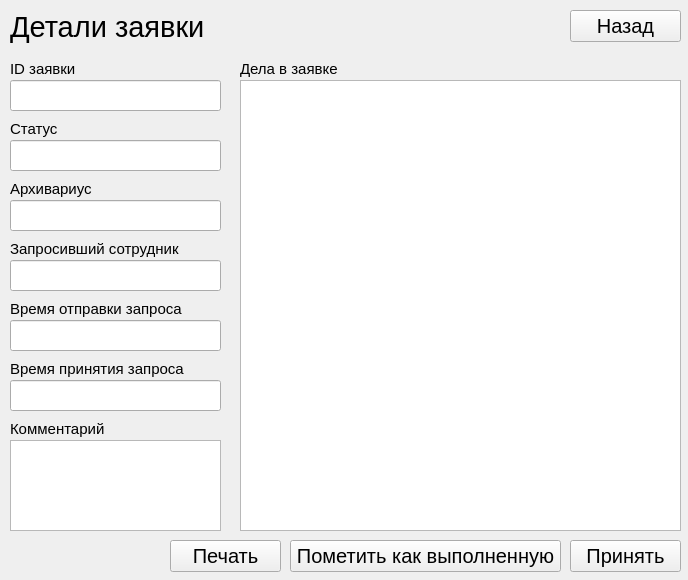
<?xml version="1.0" encoding="UTF-8"?>
<ui version="4.0">
 <class>Form</class>
 <widget class="QWidget" name="Form">
  <property name="geometry">
   <rect>
    <x>0</x>
    <y>0</y>
    <width>688</width>
    <height>580</height>
   </rect>
  </property>
  <property name="windowTitle">
   <string>Детали заявки</string>
  </property>
  <property name="windowIcon">
   <iconset resource="../pdricons.qrc">
    <normaloff>:/icons/Archivist/icon.ico</normaloff>:/icons/Archivist/icon.ico</iconset>
  </property>
  <widget class="QLabel" name="label">
   <property name="geometry">
    <rect>
     <x>10</x>
     <y>10</y>
     <width>241</width>
     <height>35</height>
    </rect>
   </property>
   <property name="text">
    <string>&lt;html&gt;&lt;head/&gt;&lt;body&gt;&lt;p&gt;&lt;span style=&quot; font-size:22pt;&quot;&gt;Детали заявки&lt;/span&gt;&lt;/p&gt;&lt;/body&gt;&lt;/html&gt;</string>
   </property>
  </widget>
  <widget class="QPushButton" name="pushButton">
   <property name="geometry">
    <rect>
     <x>570</x>
     <y>10</y>
     <width>111</width>
     <height>32</height>
    </rect>
   </property>
   <property name="font">
    <font>
     <pointsize>15</pointsize>
    </font>
   </property>
   <property name="text">
    <string>Назад</string>
   </property>
   <property name="icon">
    <iconset resource="../pdricons.qrc">
     <normaloff>:/icons/icons/Рисунок15.png</normaloff>:/icons/icons/Рисунок15.png</iconset>
   </property>
   <property name="iconSize">
    <size>
     <width>20</width>
     <height>20</height>
    </size>
   </property>
  </widget>
  <widget class="QLineEdit" name="lineEdit">
   <property name="geometry">
    <rect>
     <x>10</x>
     <y>80</y>
     <width>211</width>
     <height>31</height>
    </rect>
   </property>
   <property name="font">
    <font>
     <pointsize>12</pointsize>
    </font>
   </property>
   <property name="text">
    <string/>
   </property>
   <property name="readOnly">
    <bool>true</bool>
   </property>
  </widget>
  <widget class="QLabel" name="label_3">
   <property name="geometry">
    <rect>
     <x>10</x>
     <y>60</y>
     <width>113</width>
     <height>18</height>
    </rect>
   </property>
   <property name="font">
    <font>
     <pointsize>11</pointsize>
    </font>
   </property>
   <property name="text">
    <string>ID заявки</string>
   </property>
  </widget>
  <widget class="QLabel" name="label_4">
   <property name="geometry">
    <rect>
     <x>10</x>
     <y>240</y>
     <width>211</width>
     <height>18</height>
    </rect>
   </property>
   <property name="font">
    <font>
     <pointsize>11</pointsize>
    </font>
   </property>
   <property name="text">
    <string>Запросивший сотрудник</string>
   </property>
  </widget>
  <widget class="QLineEdit" name="lineEdit_2">
   <property name="geometry">
    <rect>
     <x>10</x>
     <y>260</y>
     <width>211</width>
     <height>31</height>
    </rect>
   </property>
   <property name="font">
    <font>
     <pointsize>12</pointsize>
    </font>
   </property>
   <property name="text">
    <string/>
   </property>
   <property name="readOnly">
    <bool>true</bool>
   </property>
  </widget>
  <widget class="QLabel" name="label_5">
   <property name="geometry">
    <rect>
     <x>10</x>
     <y>300</y>
     <width>211</width>
     <height>18</height>
    </rect>
   </property>
   <property name="font">
    <font>
     <pointsize>11</pointsize>
    </font>
   </property>
   <property name="text">
    <string>Время отправки запроса</string>
   </property>
  </widget>
  <widget class="QLineEdit" name="lineEdit_3">
   <property name="geometry">
    <rect>
     <x>10</x>
     <y>320</y>
     <width>211</width>
     <height>31</height>
    </rect>
   </property>
   <property name="font">
    <font>
     <pointsize>12</pointsize>
    </font>
   </property>
   <property name="text">
    <string/>
   </property>
   <property name="readOnly">
    <bool>true</bool>
   </property>
  </widget>
  <widget class="QLabel" name="label_7">
   <property name="geometry">
    <rect>
     <x>10</x>
     <y>420</y>
     <width>113</width>
     <height>18</height>
    </rect>
   </property>
   <property name="font">
    <font>
     <pointsize>11</pointsize>
    </font>
   </property>
   <property name="text">
    <string>Комментарий</string>
   </property>
  </widget>
  <widget class="QTextEdit" name="textEdit">
   <property name="geometry">
    <rect>
     <x>10</x>
     <y>440</y>
     <width>211</width>
     <height>91</height>
    </rect>
   </property>
   <property name="readOnly">
    <bool>true</bool>
   </property>
  </widget>
  <widget class="QLabel" name="label_8">
   <property name="geometry">
    <rect>
     <x>240</x>
     <y>60</y>
     <width>113</width>
     <height>18</height>
    </rect>
   </property>
   <property name="font">
    <font>
     <pointsize>11</pointsize>
    </font>
   </property>
   <property name="text">
    <string>Дела в заявке</string>
   </property>
  </widget>
  <widget class="QListWidget" name="listWidget">
   <property name="geometry">
    <rect>
     <x>240</x>
     <y>80</y>
     <width>441</width>
     <height>451</height>
    </rect>
   </property>
   <property name="font">
    <font>
     <pointsize>13</pointsize>
    </font>
   </property>
  </widget>
  <widget class="QPushButton" name="pushButton_2">
   <property name="enabled">
    <bool>true</bool>
   </property>
   <property name="geometry">
    <rect>
     <x>570</x>
     <y>540</y>
     <width>111</width>
     <height>32</height>
    </rect>
   </property>
   <property name="font">
    <font>
     <pointsize>15</pointsize>
    </font>
   </property>
   <property name="text">
    <string>Принять</string>
   </property>
   <property name="iconSize">
    <size>
     <width>20</width>
     <height>20</height>
    </size>
   </property>
  </widget>
  <widget class="QPushButton" name="pushButton_3">
   <property name="geometry">
    <rect>
     <x>170</x>
     <y>540</y>
     <width>111</width>
     <height>32</height>
    </rect>
   </property>
   <property name="font">
    <font>
     <pointsize>15</pointsize>
    </font>
   </property>
   <property name="text">
    <string>Печать</string>
   </property>
   <property name="iconSize">
    <size>
     <width>20</width>
     <height>20</height>
    </size>
   </property>
   <property name="checkable">
    <bool>false</bool>
   </property>
  </widget>
  <widget class="QLabel" name="label_6">
   <property name="geometry">
    <rect>
     <x>10</x>
     <y>360</y>
     <width>211</width>
     <height>18</height>
    </rect>
   </property>
   <property name="font">
    <font>
     <pointsize>11</pointsize>
    </font>
   </property>
   <property name="text">
    <string>Время принятия запроса</string>
   </property>
  </widget>
  <widget class="QLineEdit" name="lineEdit_4">
   <property name="geometry">
    <rect>
     <x>10</x>
     <y>380</y>
     <width>211</width>
     <height>31</height>
    </rect>
   </property>
   <property name="font">
    <font>
     <pointsize>12</pointsize>
    </font>
   </property>
   <property name="text">
    <string/>
   </property>
   <property name="readOnly">
    <bool>true</bool>
   </property>
  </widget>
  <widget class="QLineEdit" name="lineEdit_5">
   <property name="geometry">
    <rect>
     <x>10</x>
     <y>140</y>
     <width>211</width>
     <height>31</height>
    </rect>
   </property>
   <property name="font">
    <font>
     <pointsize>12</pointsize>
    </font>
   </property>
   <property name="text">
    <string/>
   </property>
   <property name="readOnly">
    <bool>true</bool>
   </property>
  </widget>
  <widget class="QLabel" name="label_9">
   <property name="geometry">
    <rect>
     <x>10</x>
     <y>120</y>
     <width>211</width>
     <height>18</height>
    </rect>
   </property>
   <property name="font">
    <font>
     <pointsize>11</pointsize>
    </font>
   </property>
   <property name="text">
    <string>Статус</string>
   </property>
  </widget>
  <widget class="QLineEdit" name="lineEdit_6">
   <property name="geometry">
    <rect>
     <x>10</x>
     <y>200</y>
     <width>211</width>
     <height>31</height>
    </rect>
   </property>
   <property name="font">
    <font>
     <pointsize>12</pointsize>
    </font>
   </property>
   <property name="text">
    <string/>
   </property>
   <property name="readOnly">
    <bool>true</bool>
   </property>
  </widget>
  <widget class="QLabel" name="label_10">
   <property name="geometry">
    <rect>
     <x>10</x>
     <y>180</y>
     <width>211</width>
     <height>18</height>
    </rect>
   </property>
   <property name="font">
    <font>
     <pointsize>11</pointsize>
    </font>
   </property>
   <property name="text">
    <string>Архивариус</string>
   </property>
  </widget>
  <widget class="QPushButton" name="pushButton_4">
   <property name="geometry">
    <rect>
     <x>290</x>
     <y>540</y>
     <width>271</width>
     <height>32</height>
    </rect>
   </property>
   <property name="font">
    <font>
     <pointsize>15</pointsize>
    </font>
   </property>
   <property name="text">
    <string>Пометить как выполненную</string>
   </property>
   <property name="iconSize">
    <size>
     <width>20</width>
     <height>20</height>
    </size>
   </property>
   <property name="checkable">
    <bool>false</bool>
   </property>
  </widget>
 </widget>
 <resources>
  <include location="../pdricons.qrc"/>
 </resources>
 <connections/>
</ui>
